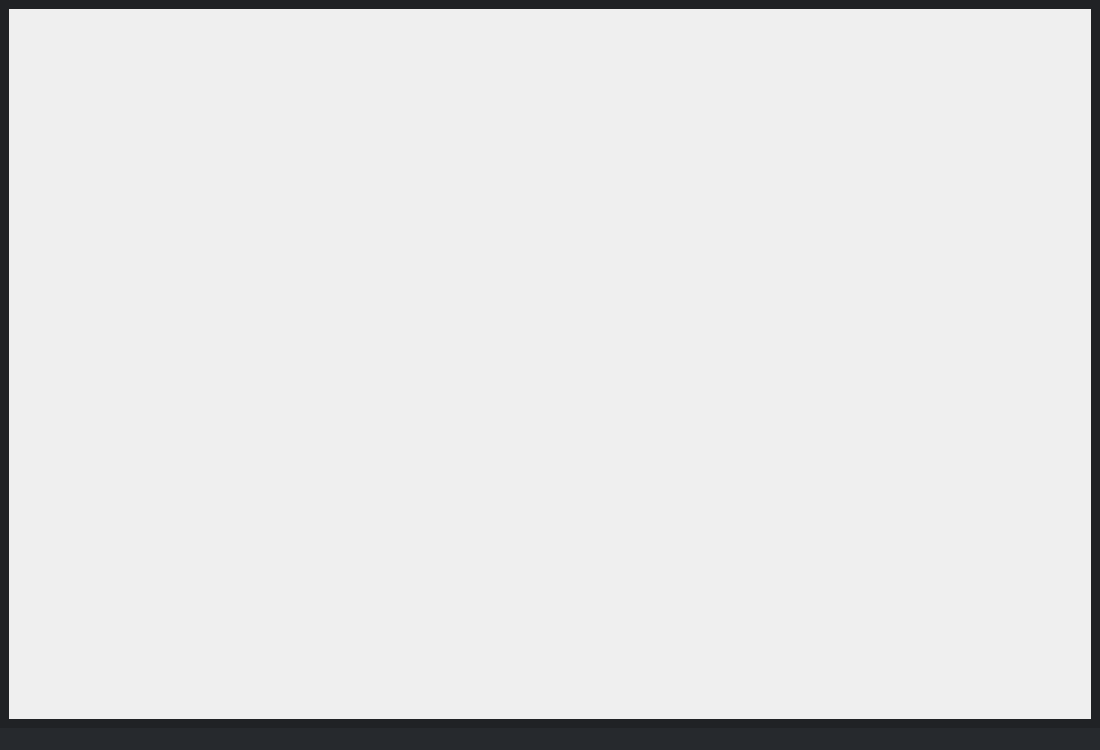
<?xml version="1.0" encoding="UTF-8"?>
<ui version="4.0">
 <class>MainWindow</class>
 <widget class="QMainWindow" name="MainWindow">
  <property name="windowTitle">
   <string>Dobot Quad - 高级状态监控</string>
  </property>
  <property name="minimumSize">
   <size>
    <width>1100</width>
    <height>750</height>
   </size>
  </property>
  <property name="styleSheet">
   <string notr="true">QMainWindow { background-color: #202225; }</string>
  </property>
  <widget class="QWidget" name="centralwidget">
   <layout class="QHBoxLayout" name="mainLayout">
    <item>
     <widget class="QScrollArea" name="scrollArea">
      <property name="widgetResizable">
       <bool>true</bool>
      </property>
      <property name="styleSheet">
       <string notr="true">QScrollArea { border: none; }</string>
      </property>
      <widget class="QWidget" name="scrollContent">
       <layout class="QVBoxLayout" name="panelLayout"/>
      </widget>
     </widget>
    </item>
   </layout>
  </widget>
  <widget class="QStatusBar" name="statusbar">
   <property name="styleSheet">
    <string notr="true">color: #4fc3f7; background: #26292d; font: 12px;</string>
   </property>
  </widget>
 </widget>
 <resources/>
 <connections/>
</ui>
